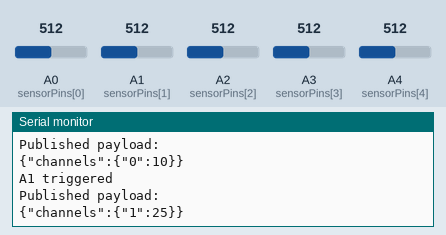
This sketch was run on a simulated Arduino MKR. On the bench: the last lines printed to the serial monitor. The test bench sets the inputs (shaded band); at power-on: A0 (sensorPins[0]) = 512, A1 (sensorPins[1]) = 512, A2 (sensorPins[2]) = 512, A3 (sensorPins[3]) = 512, A4 (sensorPins[4]) = 512. WiFi joins after 1.5 s; servers stay silent unless stated; no MQTT or app messages arrive unless stated.

Above: at 6.8 s.
6.9 s: A0 (sensorPins[0]) set to 716
At 8.2 s:
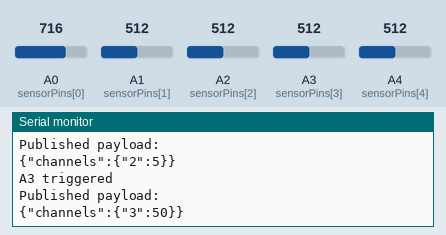
11.4 s: A1 (sensorPins[1]) set to 716
At 12.4 s:
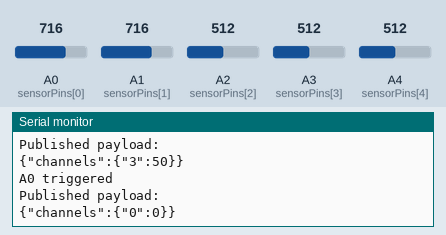
15.9 s: A2 (sensorPins[2]) set to 716
At 16.4 s:
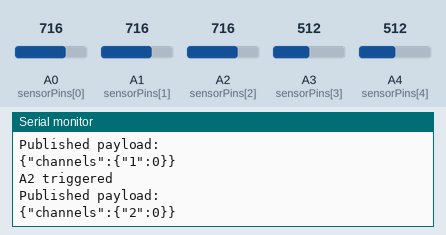
20.4 s: A3 (sensorPins[3]) set to 716
At 23.2 s:
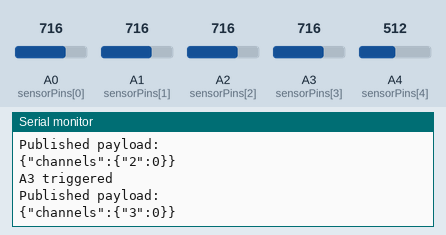
Timing chart, 0 to 24.7 s (numbered marks = the images above; inputs shaded):
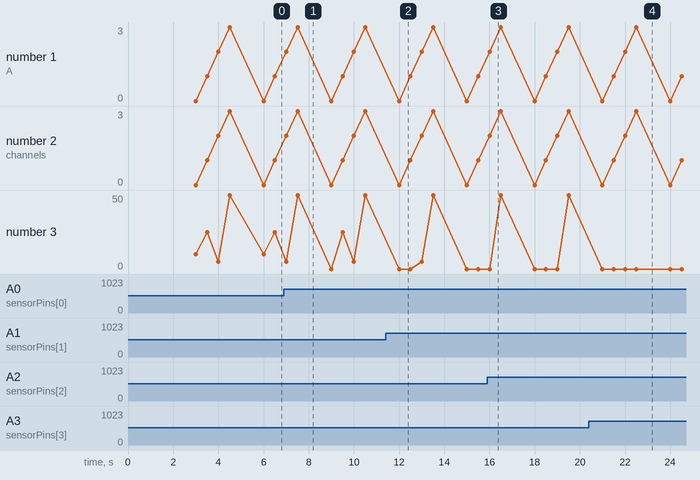

Measured:
- after the input at 15.9 s, the serial monitor: prints a new line after 0.10 s (image 3)
- after the input at 20.4 s, the serial monitor: prints a new line after 2.1 s (image 4)

The sketch:

send.ino
```cpp
// PSEUDO BS SO I UNDERSTAND WTF I NEED TO DO
// Connect to MQTT while running
// Receive input from A0 pin
// Send

#include <SPI.h>
#include <MQTT.h>
#include <WiFiNINA.h>
//#include "secrets.h"


const char ssid[] = "rastic";
const char pass[] = "botbotbot";

int wifiStatus = WL_IDLE_STATUS;

// MQTT CONFIGURATION //

const char* BROKER = "rasticvm.internal";
const int PORT = 1883;
const char* COMMAND_TOPIC = "racuum/racuum-ACE9/setpoint";
const char* TEST_TOPIC = "racuum/racuum-ACE9/test";
const char* CLIENT_ID = "beren_akpinar";

const int sensorPins[] = {A0, A1, A2, A3, A4};
const int numSensors = 5;
const float vRef = 3.3;
const int adcResolution = 1023;

const int channelIDs[] = {0,1,2,3,4};


WiFiClient wifiClient;
MQTTClient client;

unsigned long msgCount = 0;
unsigned long lastPublish = 0;
const unsigned long PUBLISH_INTERVAL = 3000; // 3 seconds

// connect to WiFi //

void connectToWIFI()
{
  while (wifiStatus != WL_CONNECTED)
  {
    Serial.print("Attempting to connect to: ");
    Serial.print(ssid);
    wifiStatus = WiFi.begin(ssid,pass);
  }

  Serial.println("\nconnected!");
  Serial.print("IP Address: ");
  Serial.println(WiFi.localIP());

}

void connectToMQTT()
{
  client.begin(BROKER,PORT,wifiClient);

  while(!client.connect(CLIENT_ID))
  {
    Serial.println("\nConnecting to MQTT broker...");
    delay(1000);
  }

  Serial.println("\nConnected to MQTT Broker");
}


void configurePayload(char* payload, size_t payloadSize, int pin, int state){
  int channelID;
  int pressureCapacity;

  switch (pin) {
    case A0:
      channelID = 0;
      pressureCapacity = state * 10;   // A0-specific scaling
      break;
    case A1:
      channelID = 1;
      pressureCapacity = state * 25;   // A1 needs a bigger jump
      break;
    case A2:
      channelID = 2;
      pressureCapacity = state * 5;    // A2 more conservative
      break;
    case A3:
      channelID = 3;
      pressureCapacity = state * 50;
      break;
    case A4:
      channelID = 4;
      pressureCapacity = state * 15;
      break;
    case A5:
      channelID = 5;
      pressureCapacity = state * 30;
      break;
    default: // fallback case
      snprintf(payload, payloadSize, "{}");
      return; // exit early, nothing more to build
  }

  snprintf(payload, payloadSize, "{\"channels\":{\"%d\":%d}}", channelID, pressureCapacity);
}

void setChannelValues(int pin, int state){
  if (!client.connected()){
    connectToMQTT();
  }

  char payload[64];
  configurePayload(payload,sizeof(payload), pin, state);

  client.publish(COMMAND_TOPIC, payload, false, 1);

  Serial.println("Published payload: ");
  Serial.println(payload);

}

// Setup for input
//const int sensorPin = A0;

void setup()
  {
    Serial.begin(9600);

    while(!Serial)
    {
      connectToWIFI();
      connectToMQTT();
    }
  }

void loop() {
  client.loop();

  if (!client.connected()) {
    connectToWIFI();
    connectToMQTT();
  }

  unsigned long now = millis();
  if (now - lastPublish >= PUBLISH_INTERVAL) {
    lastPublish = now;

    // for every sensor in the list of sensors


    for (int i = 0; i < numSensors; i++) {
      int rawValue = analogRead(sensorPins[i]); // read raw value from the pin
      float voltage = (rawValue / (float)adcResolution) * vRef; // convert to volts
      int state = (voltage < 2.0) ? 1 : 0; // ON if below 2.0, else OFF

      if (sensorPins[i] == A0) {
        Serial.println("A0 triggered");
        setChannelValues(sensorPins[i], state);
      }
      else if (sensorPins[i] == A1) {
        Serial.println("A1 triggered");
        setChannelValues(sensorPins[i], state);
      }
      else if (sensorPins[i] == A2) {
        Serial.println("A2 triggered");
        setChannelValues(sensorPins[i], state);
      }
      else if (sensorPins[i] == A3) {
        Serial.println("A3 triggered");
        setChannelValues(sensorPins[i], state);
      }
      // add more else if blocks for additional pins as needed

      delay(500);
    }
  }

  // Read input from A0
  // int rawValue = analogRead(sensorPin); // read raw val from pin
  // float VOLTAGE = (rawValue / (float)adcResolution) * vRef; // convert to volts


  // Baseline voltage = ~ 2.25
  // Send message to setpoint if V < 2
  // if loop here
  // must tag PIN
  // if voltage is below 2, send message to setpoint (casuing state one for one corresponing pin )
  // bend by 50 whatever through we would send the payload information
  // else go back to neutral state via setpoint payload if voltage above 2


}
```
